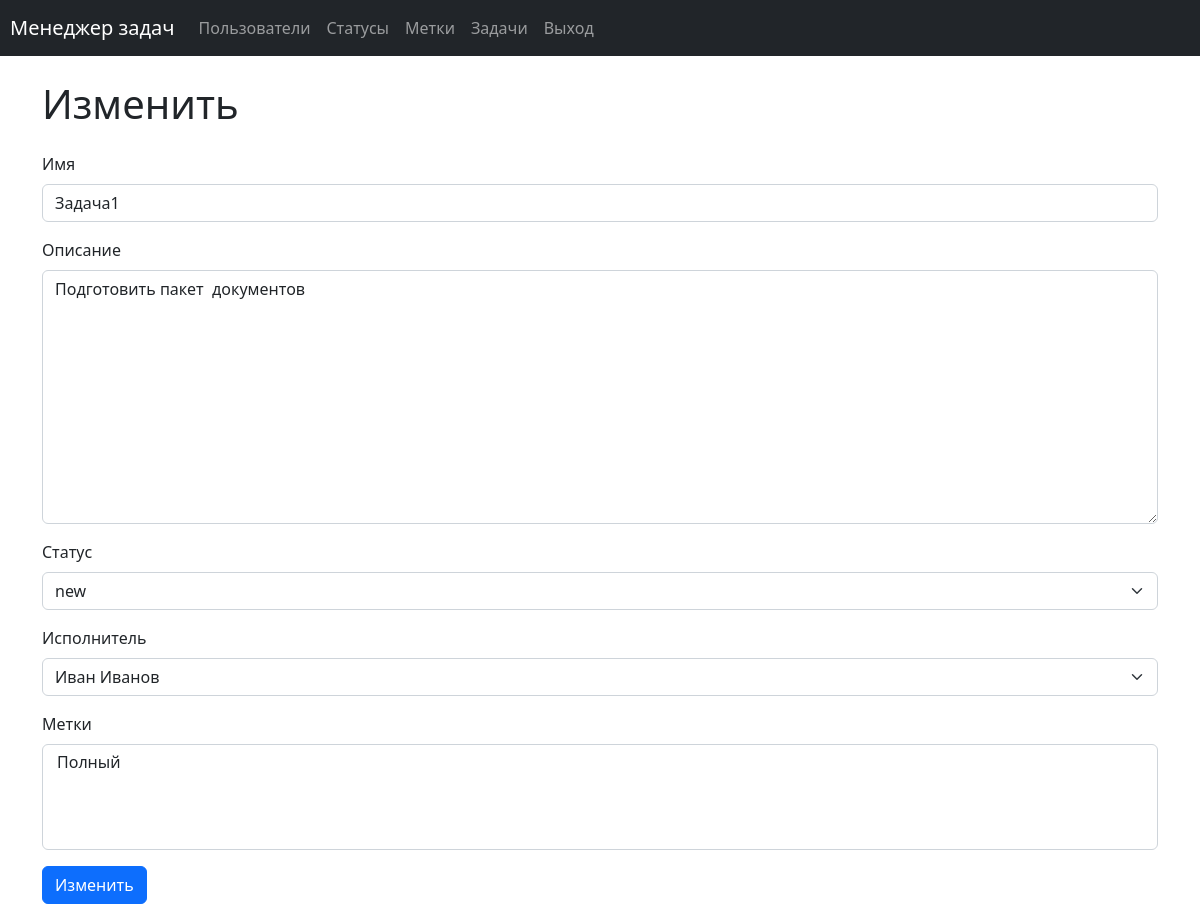
The app's page /tasks/1/update/ (signed in) with its own data.
### task_manager/tasks/models.py (models this page shows, shortened)
class Task(models.Model):
    name = models.CharField(
        max_length=150,
        blank=False,
        unique=True,
        verbose_name=_('Name')
    )
    description = models.TextField(
        max_length=10000,
        blank=True,
        verbose_name=_('Description')
    )
    created_at = models.DateTimeField(
        auto_now_add=True,
        verbose_name=_('Creation date')
    )
    author = models.ForeignKey(
        User,
        on_delete=models.PROTECT,
        related_name='author',
        verbose_name=_('Author')
    )
    status = models.ForeignKey(
        Status,
        on_delete=models.PROTECT,
        related_name='statuses',
        verbose_name=_('Status')
    )
    executor = models.ForeignKey(
        User,
        on_delete=models.PROTECT,
        related_name='executor',
        verbose_name=_('Executor')
    )
    labels = models.ManyToManyField(
        Label,
        through='TaskLabelRelation',
        through_fields=('task', 'label'),
        blank=True,
        related_name='labels',
        verbose_name=_('Labels')
    )
    class Meta:
        verbose_name = _('Task')
        verbose_name_plural = _('Tasks')

### task_manager/statuses/models.py (models this page shows)
class Status(models.Model):
    name = models.CharField(
        max_length=100,
        unique=True,
        blank=False,
        verbose_name=_('Name'),
    )
    created_at = models.DateTimeField(
        auto_now_add=True,
        verbose_name=_('Creation date')
    )
    def __str__(self):
        return self.name
    class Meta:
        verbose_name = _('Status')
        verbose_name_plural = _('Statuses')

### task_manager/labels/models.py (models this page shows)
class Label(models.Model):
    name = models.CharField(
        max_length=150,
        unique=True,
        blank=False,
        verbose_name=_('Name'),
    )
    created_at = models.DateTimeField(
        auto_now_add=True,
        verbose_name=_('Creation date')
    )
    def __str__(self):
        return self.name
    class Meta:
        verbose_name = _('Label')
        verbose_name_plural = _('Labels')

### task_manager/tasks/views.py (the view)
class TaskUpdateView(UserLoginMixin, SuccessMessageMixin, UpdateView):
    template_name = 'tasks/update.html'
    model = Task
    form_class = TaskForm
    success_url = reverse_lazy('tasks')
    success_message = _('Task successfully changed')
    extra_context = {
        'title': _('Task change'),
        'button_text': _('Change'),
    }

### task_manager/tasks/forms.py
class TaskForm(forms.ModelForm):
    class Meta:
        model = Task
        fields = [
            'name',
            'description',
            'status',
            'executor',
            'labels',
        ]
        widgets = {
            'name': forms.TextInput(attrs={'placeholder': _("Name")}),
            'description': forms.Textarea(attrs={
                'placeholder': _("Description")
            }),
        }
        labels = {
            'name': _("Name"),
            'description': _("Description"),
            'status': _("Status"),
            'executor': _("Executor"),
            'labels': _("Labels"),
        }

### task_manager/mixins.py (called while the page is built)
    def dispatch(self, request, *args, **kwargs):
        if not request.user.is_authenticated:
            message = _("You are not logged in! Please log in.")
            messages.error(request, message)
            return redirect(self.login_url)
        return super().dispatch(request, *args, **kwargs)

### task_manager/users/models.py (called while the page is built)
    def __str__(self):
        return self.get_full_name()

### task_manager/templates/tasks/update.html (shortened to what this page needs)
{% extends 'base.html' %}
{% load django_bootstrap5 %}
{% load i18n %}
{% block content %}
<div class="container wrapper flex-grow-1">
    <h1 class="my-4">
        {% trans 'Update task' %}
    </h1>
    <form action="{% url 'tasks_update' task.id %}" method="post">
        {% bootstrap_form form %}
        {% bootstrap_button button_text button_type="submit" button_class="btn btn-primary" %}
    </form>
{% endblock %}

### records on screen
Task: name "Задача1", description "Подготовить пакет документов", status "new", executor "Иван Иванов"
